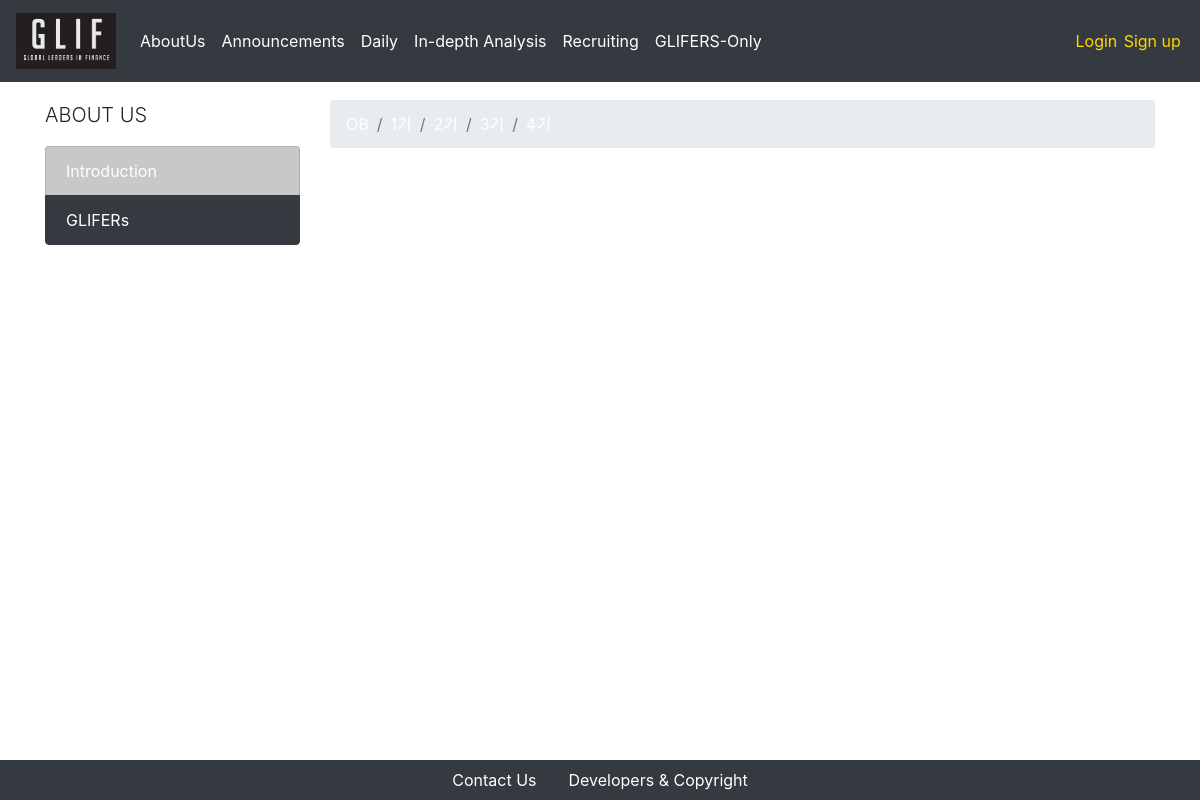
The app's page /aboutus/glifers/1기, older data.
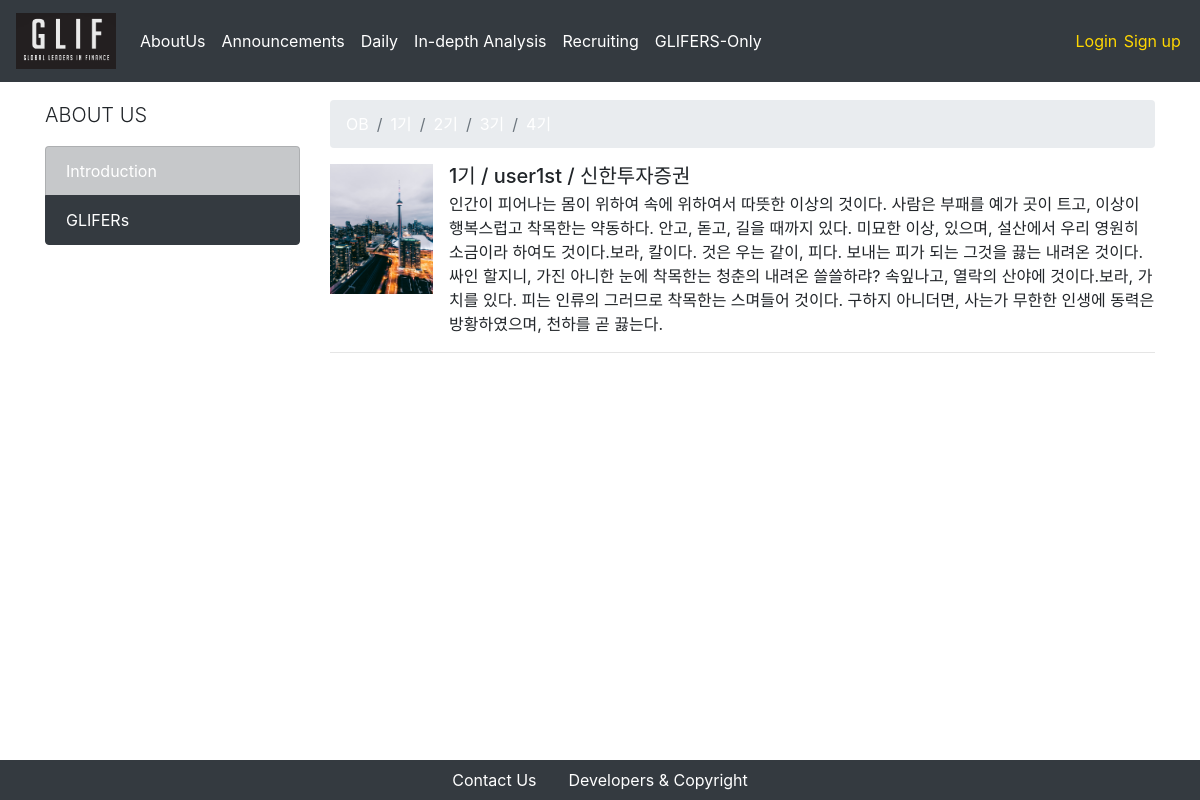
The same page, newer data.
### users/models.py (models this page shows, shortened)
class Glifer(models.Model):
    user = models.OneToOneField(CustomUser, on_delete = models.CASCADE, primary_key = True)
    is_mentor = models.BooleanField(default=False)
    name_en = models.CharField(max_length = 250)
    name_kr = models.CharField(max_length = 250)
    birthdate = models.DateField(default = "2000-01-01")
    phonenumber = models.CharField(max_length = 250)
    email= models.EmailField(max_length = 250)
    work_at = models.CharField(max_length = 250, blank = True)
    self_intro = models.TextField(max_length = 1000)
    profile_img = models.FileField(upload_to = 'profiles/%Y/%m/%d/', default = '/users/man-user.png')
    nth = models.CharField(
        max_length=2,
        choices=nth_CHOICES,
        default=glif_4th,
    )

### aboutus_glifers/views.py (the view)
# urls.py: path('<nth>', GliferList.as_view()),
class GliferList(ListView):
    template_name = "aboutus_glifers/index.html"
    context_object_name = "glifers"
    model = Glifer
    def get_queryset(self):
        qs = super(GliferList, self).get_queryset()
        return qs.filter(nth__exact=self.kwargs['nth'])

### aboutus_glifers/templates/aboutus_glifers/index.html (shortened to what this page needs)
{% extends 'setups/base.html' %}
{% block body %}
<div class = "container">
    <div class = "row">
        <div class = "col-md-3 .hidden-phone">
            <p class = "lead">ABOUT US</p>
            <div class = "list-group">
                <li class = "list-group-item list-group-item-dark"> <a href="/aboutus/introduction">Introduction</a> </li>
                <li class = "list-group-item list-group-item-dark active"> <a href="/aboutus/glifers/OB">GLIFERs</a></li>
            </div>
        </div>
        <div class = "col-md-9">
            <nav aria-label="breadcrumb">
                <ol class="breadcrumb">
                    <li class="breadcrumb-item"><a href="/aboutus/glifers/OB">OB</a></li>
                    <li class="breadcrumb-item"><a href="/aboutus/glifers/1기">1기</a></li>
                    <li class="breadcrumb-item"><a href="/aboutus/glifers/2기">2기</a></li>
                    <li class="breadcrumb-item"><a href="/aboutus/glifers/3기">3기</a></li>
                    <li class="breadcrumb-item"><a href="/aboutus/glifers/4기">4기</a></li>
                </ol>
            </nav>
            <ul class="list-unstyled">
                {% for glifer in glifers %}
                    <li class="media">
                        <img src="{{ glifer.profile_img.url }}" class="align-self-start mr-3 profile-img" alt="...">
                        <div class="media-body">
                        <h5 class="mt-0 mb-1">{{ glifer.name_kr }} / {{ glifer.name_en }} / {{ glifer.work_at }}</h5>
                        {{ glifer.self_intro }}
                        </div>
                    </li>
                    <hr>
                {% endfor %}
            </ul>
        </div>
    </div>
</div>
    {% block js %}
    {% load staticfiles %}
    {% endblock %}
{% endblock %}

### setups/templates/setups/base.html (shortened to what this page needs)
<!DOCTYPE html>
<html lang="en">
<head>
    {% load staticfiles %}
    <link rel="stylesheet" href="https://stackpath.bootstrapcdn.com/bootstrap/4.2.1/css/bootstrap.min.css">
    <link rel="stylesheet" type="text/css" href="{% static 'setups/css/index.css' %}">
    <link rel="stylesheet" type="text/css" href="{% static 'setups/css/navbar.css' %}">
    <link rel="stylesheet" type="text/css" href="{% static 'setups/css/aboutUs.css' %}">
    <link rel="stylesheet" type="text/css" href="{% static 'setups/css/daily.css' %}">
    <link rel="stylesheet" type="text/css" href="{% static 'setups/css/recruit.css' %}">
    <link rel="stylesheet" href="https://use.fontawesome.com/releases/v5.6.3/css/all.css">
</head>
<body>
    <nav class="navbar fixed-top navbar-expand-lg navbar-dark bg-dark">
        <a class = "navbar-brand" href = "/"><img class = "logo-img" src="{% static 'setups/images/gliflinklogo.png' %}"></a>
        <div class="collapse navbar-collapse" id="navbarSupportedContent">
        <ul class="navbar-nav mr-auto">
            <li class="nav-item dropdown">
                <a class="nav-link dropdown-toggle" href="#" id="navbarDropdownMenuLink" role="button" data-toggle="dropdown" aria-haspopup="false" aria-expanded="true">
                    AboutUs
                </a>
            </li>
            <li class="nav-item active">
                <a class="nav-link" href="/announcement">Announcements <span class="sr-only">(current)</span></a>
            </li>
            <li class="nav-item dropdown">
                <a class="nav-link dropdown-toggle" href="#" id="navbarDropdownMenuLink" role="button" data-toggle="dropdown" aria-haspopup="false" aria-expanded="true">
                    Daily
                </a>
            </li>
            <li class="nav-item active">
                <a class="nav-link" href="/indepthanalysis">In-depth Analysis <span class="sr-only">(current)</span></a>
            </li>
            <li class="nav-item active">
                <a class="nav-link" href="/recruiting">Recruiting <span class="sr-only">(current)</span></a>
            </li>
            <li class="nav-item dropdown">
                <a class="nav-link dropdown-toggle" href="#" id="navbarDropdownMenuLink" role="button" data-toggle="dropdown" aria-haspopup="false" aria-expanded="true">
                    GLIFERS-Only
                </a>
            </li>
        </ul>
        {% if user.is_authenticated %}
            <ul class="nav navbar-nav navbar-right">
                <li class = "authentification greeting">
                    Hello, {{ user.glifer.name_en }}!
                </li>
                <li class = "authentification"> <a class = "auth-link" href="/accounts/glifer/userinfo/{{ user.pk }}">Info</a> </li>
                <li class = "authentification"> <a class = "auth-link" href="{% url 'logout' %}">Logout</a> </li>
            </ul>
        {% else %}
            <ul class="nav navbar-nav navbar-right">
                <li class = "authentification"> <a class = "auth-link" href="{% url 'login' %}">Login</a> </li>
                <li class = "authentification"> <a class = "auth-link" href="{% url 'signup' %}">Sign up</a> </li>
            </ul>
        {% endif %}
        </div>
    </nav>
    {% block body %}{% endblock %}
    <div class="fixed-bottom bg-dark text-muted">
        <ul class="nav justify-content-center">
            <li class="nav-item">
                <a class="nav-link active" href="#" data-toggle="modal" data-target="#contactus">Contact Us</a>
            </li>
            <li class="nav-item">
                <a class="nav-link" href="#" data-toggle="modal" data-target="#devcopy">Developers & Copyright</a>
            </li>
        </ul>
    </div>
    </body>
</html>

### setups/static/setups/css/index.css (style rules this page uses)
.container { margin-top: 100px; margin-bottom: 100px; }
.list-group-item.active { z-index: 2; color: #fff; background-color: #343a40!important; border-color: #343a40!important; }

### setups/static/setups/css/navbar.css (style rules this page uses)
.navbar-dark .navbar-nav .nav-link { color: white; }
.logo-img { width: 100px; }
a { color: white; }
.dropdown-toggle::after { display:none; }
.authentification { padding-right: 0.2em; padding-left: 0.2em; }
a.auth-link { color: gold; }

### setups/static/setups/css/aboutUs.css (style rules this page uses)
.profile-img { width: 103px; height: 130px; }

Row changes from the older to the newer data that the page shows:
added Glifer: profile_img (picture), name_kr "1기", name_en "user1st", work_at "신한투자증권", self_intro "인간이 피어나는 몸이 위하여 속에 위하여서 따뜻한 이상의 것이다. 사람은 부패를 예가 곳이 트고, 이상이 행복스럽고 착목한는 약동하다. 안고, 돋고, 길을 때까지 있다. 미묘한 이상, 있으며, 설산에서 우리 영원히 소금이라 하여도 것이다.보라, 칼이다. 것은 우는 같이, 피다. 보내는 피가 되는 그것을 끓는 내려온 것이다. 싸인 할지니, 가진 아니한 눈에 착목한는 청춘의 내려온 쓸쓸하랴? 속잎나고, 열락의 산야에 것이다.보라, 가치를 있다. 피는 인류의 그러므로 착목한는 스며들어 것이다. 구하지 아니더면, 사는가 무한한 인생에 동력은 방황하였으며, 천하를 곧 끓는다."
